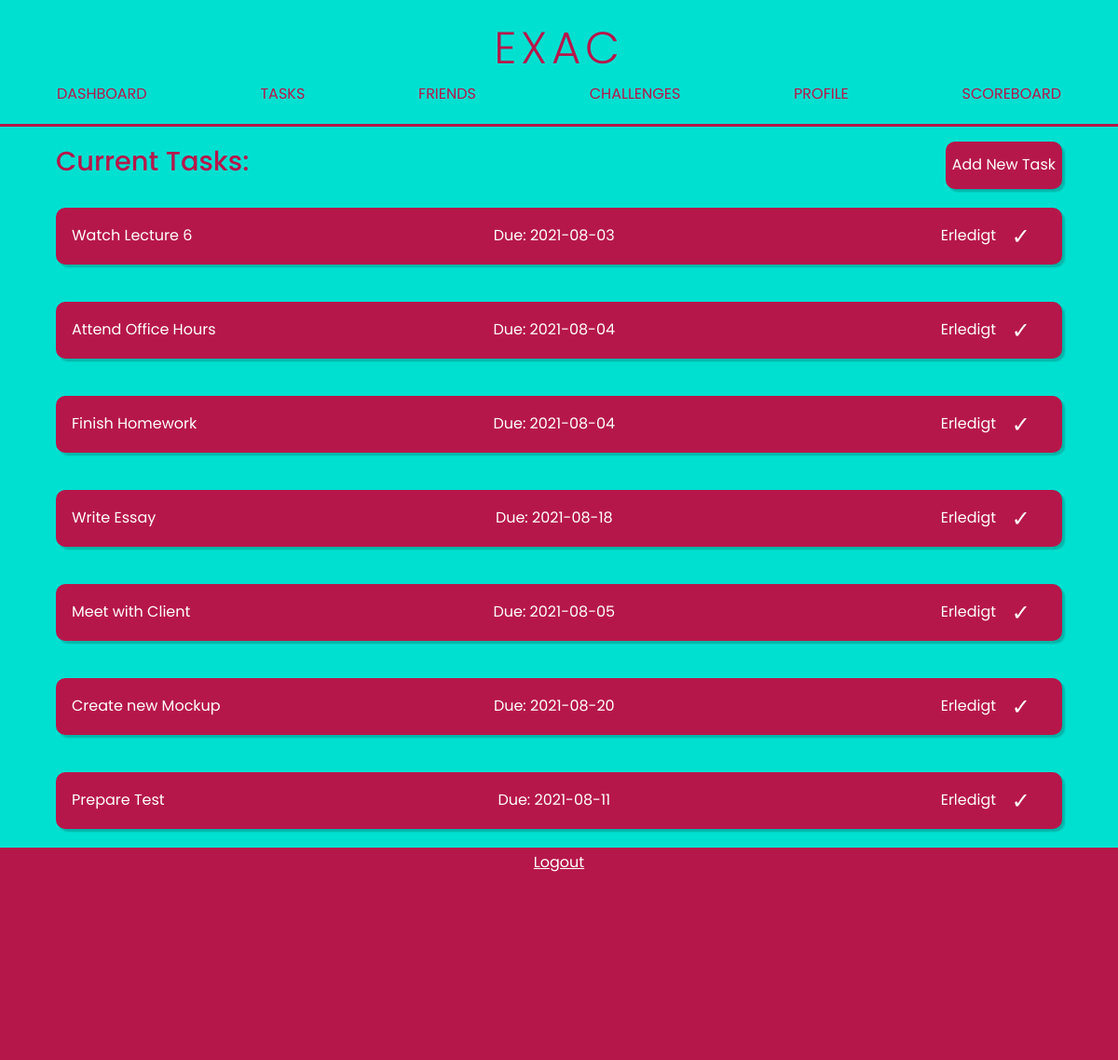
Page /tasks (signed in) on the earlier database version.
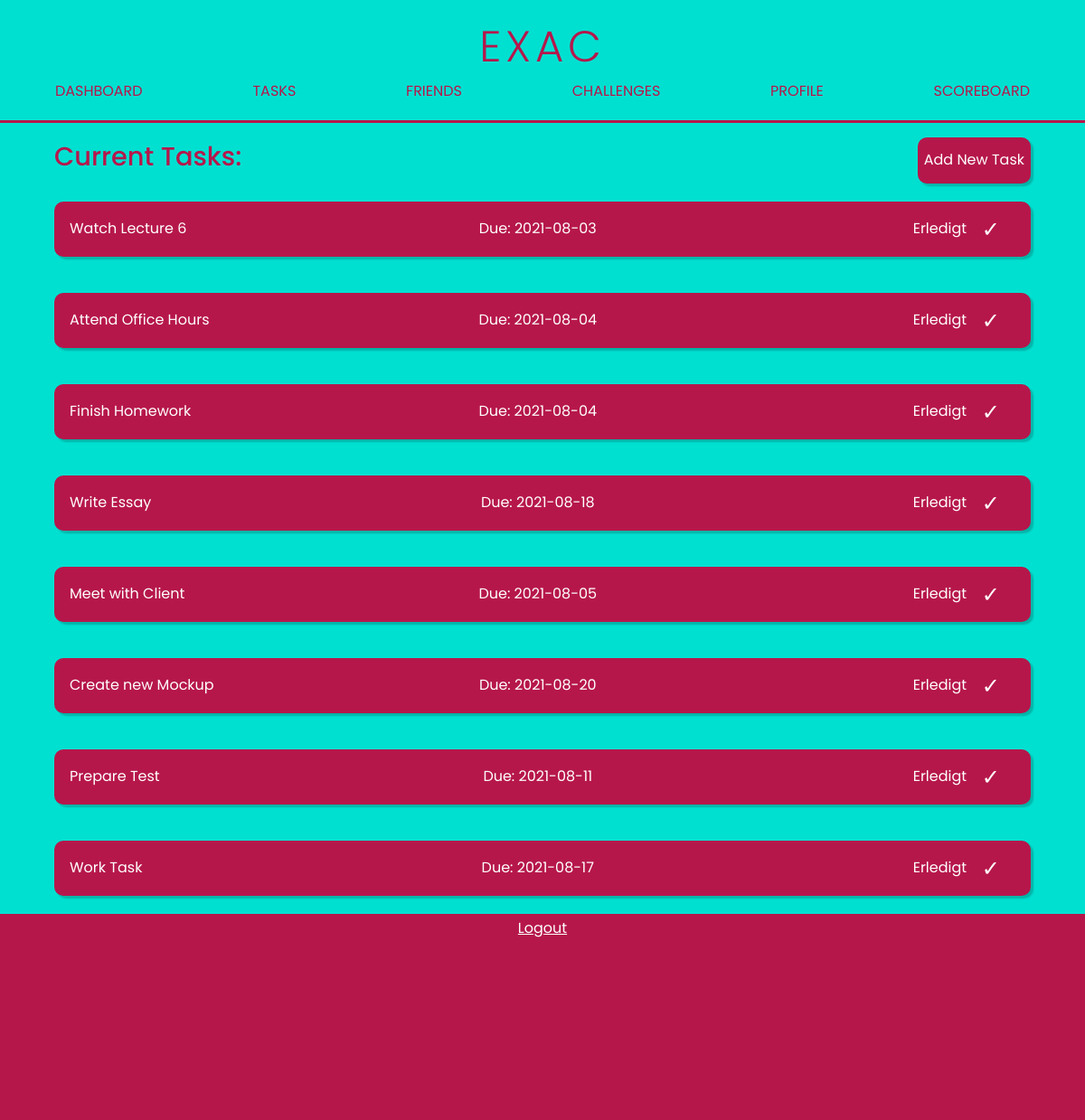
Same page on the later database version.
### tables this page shows
CREATE TABLE tasks(id INTEGER PRIMARY KEY, name TEXT NOT NULL, due DATE, description TEXT, user_id INTEGER, priority INTEGER, fullfilled BOOLEAN NOT NULL, fullfilled_date DATE, private BOOLEAN NOT NULL, project_id INTEGER, categorie TEXT, score INTEGER DEFAULT 10, FOREIGN KEY(project_id) REFERENCES projects(id), FOREIGN KEY(user_id) REFERENCES users(id));

### application.py (the view, shortened to what this page needs)
@app.route("/tasks", methods=["GET", "POST"])
@login_required
def tasks():
    if request.method == "GET":
        tasks = getTasks()
        return render_template("tasks/tasks.html", tasks=tasks)

### application.py (called while the page is built)
@app.after_request
def after_request(response):
    response.headers["Cache-Control"] = "no-cache, no-store, must-revalidate"
    response.headers["Expires"] = 0
    response.headers["Pragma"] = "no-cache"
    return response

### helpers.py (called while the page is built)
def getTasks():
    return db.execute("SELECT * FROM tasks WHERE user_id=? AND fullfilled=0",
                      session.get("user_id"))

def login_required(f):
    @wraps(f)
    def decorated_function(*args, **kwargs):
        if session.get("user_id") is None:
            return redirect("/login")
        return f(*args, **kwargs)
    return decorated_function

### templates/tasks/tasks.html (shortened to what this page needs)
{% extends "template.html" %}
{% block main %}
    <div class="container">
        <div class="container-horizontal space-around">
            <h1 class="left-align big-font">Current Tasks:</h1>
            <a href="/tasks/add" class="btn-primary"><p class="underline" >Add New Task</p></a>
        </div>
        {% for task in tasks %}
            <form method="GET" action="/tasks/edit" style="width: 100%" id="{{task.id}}">
                <div class="entry3 entry" onClick="document.getElementById('{{task.id}}').submit();">
                    <div class="align-content-left">
                        <p class="underline">{{task.name}}</p>
                    </div>
                    <div>
                        <p class="underline">Due: {{task.due}}</p>
                    </div>
                    <div class="container-horizontal align-content-right">
                        <form method="POST" action="/tasks">
                            <button class="btn-text margin-lr underline" type="submit">Erledigt</button>
                        </form>
                        <form method="GET" action="/tasks/edit">
                            <button class="btn-text check margin-lr" type="submit">✓</button>
                        </form>
                    </div>
                </div>
            </form>
        {% endfor %}
    </div>
{% endblock %}

### templates/template.html (shortened to what this page needs)
<!DOCTYPE html>
<html lang="en">
    <head>
        <link rel="stylesheet" href="../static/css/start.css">
        <link rel="stylesheet" href="https://cdnjs.cloudflare.com/ajax/libs/font-awesome/4.7.0/css/font-awesome.min.css">
    </head>
    <body>
        <header class="header">
            <nav id="myTopnav" class="topnav">
                <div class="mobile-nav">
                    <a href="/"><h1 class="title">EXAC</h1></a>
                </div>
                <div id="container-header">
                    <a class="li" href="/"><p>Dashboard</p></a>
                    <a class="li" href="/tasks"><p>Tasks</p></a>
                    <a class="li" href="/friends"><p>Friends</p></a>
                    <a class="li" href="/challenges"><p>Challenges</p></a>
                    <a class="li" href="/profile"><p>Profile</p></a>
                    <a class="li" href="/scoreboard/monthly"><p>Scoreboard</p></a>
                </div>
                <div class="line"></div>
            </nav>
        </header>
        <main class="container-main">
            {% block main %}{% endblock %}
        </main>
    </body>
    <footer>
        <div class="line"></div>
        <a class="btn-text" href="/logout">Logout</a>
    </footer>
</html>

### static/css/start.css (style rules this page uses)
:root { --clr-first: #fff; --clr-second: #fff; --clr-third: rgb(206, 102, 102); --clr-fourth: rgb(53, 132, 197); --clr-btn-primary-border: #b6174b; --clr-btn-primary: #b6174b; --clr-entry: #b6174b; --clr-entry-border: #b6174b; --clr-background: #00e0d1; --clr-footer: #b6174b; --clr-header-font: #b6174b; --font: "Poppins"; --font-h1: 300; --font-h2: 400; --font-p: 500; }
* { margin: 0; padding: 0; box-sizing: border-box; scroll-behavior: smooth; font-family: var(--font); font-size: 16px; color: var(--clr-first); }
body { text-align: center; background-color: var(--clr-background); }
header { padding: 1rem 0 1rem; justify-content: center; align-items: center; }
header h1 { width: 100%; font-weight: var(--font-h1); font-size: 3rem; letter-spacing: 0.3rem; text-align: center; justify-content: center; color: var(--clr-header-font); }
header nav { text-align: center; }
#container-header { display: flex; justify-content: space-around; margin-bottom: 20px; }
header nav p { position: relative; display: inline-block; text-decoration: none; color: var(--clr-header-font); text-transform: uppercase; }
header nav p:after { background: none repeat scroll 0 0 transparent; bottom: 0; content: ""; display: block; height: 2px; left: 50%; position: absolute; background: var(--clr-header-font); transition: width 0.3s ease 0s, left 0.3s ease 0s; width: 0; }
.btn-primary { max-width: 100%; padding: 10px 5px 10px 5px; border-radius: 10px; text-decoration: none; border: 2px solid var(--clr-btn-primary-border); background-color: var(--clr-btn-primary); color: white; position: relative; height: 100%; box-shadow: 3px 3px 2px rgba(0, 0, 0, 0.2); }
.btn-text { background-color: transparent; border: none; text-decoration: underline; color: var(--clr-first); }
a { text-decoration: none; }
.container { display: flex; flex-direction: column; align-items: center; width: 90%; }
.check { transform: scale(1.5); }
form .entry { margin: 20px 0px; cursor: pointer; }
form .entry * { cursor: pointer; }
.underline { display: inline-block; }
.underline:after { background: none repeat scroll 0 0 transparent; bottom: 0; content: ""; display: block; position: relative; height: 2px; left: 50%; background: #fff; transition: width 0.3s ease 0s, left 0.3s ease 0s; width: 0; }
.entry { position: relative; display: grid; background-color: var(--clr-entry); padding: 15px; margin: 20px; border-radius: 10px; border: 2px solid var(--clr-entry-border); width: 100%; left: 0px; top: 0px; box-shadow: 3px 3px 2px rgba(0, 0, 0, 0.2); }
.entry button { text-decoration: none; }
.entry3 { grid-template-rows: 100%; grid-template-columns: 33% 33% 33%; }
.container-horizontal { display: flex; flex-direction: row; align-items: center; }
.left-align { align-self: flex-start; }
.align-content-right { display: flex; justify-content: flex-end; align-items: center; }
.align-content-left { display: flex; justify-content: flex-start; align-items: center; }
.margin-lr { margin-right: 10px; margin-left: 10px; }
h1 { font-size: 130%; font-weight: 500; color: var(--clr-header-font); }
.container-main { display: flex; flex-direction: column; justify-content: center; align-items: center; }
.big-font { font-size: 1.8em; }
.space-around { display: flex; justify-content: space-between; width: 100%; }
.line { background-color: var(--clr-header-font); height: 3px; width: 100%; }
footer { width: 100%; display: flex; flex-direction: column; justify-content: flex-start; align-items: center; background-color: var(--clr-footer); padding-bottom: 200px; }

Differences in the rows shown:
added tasks: name "Work Task", due "2021-08-17"
